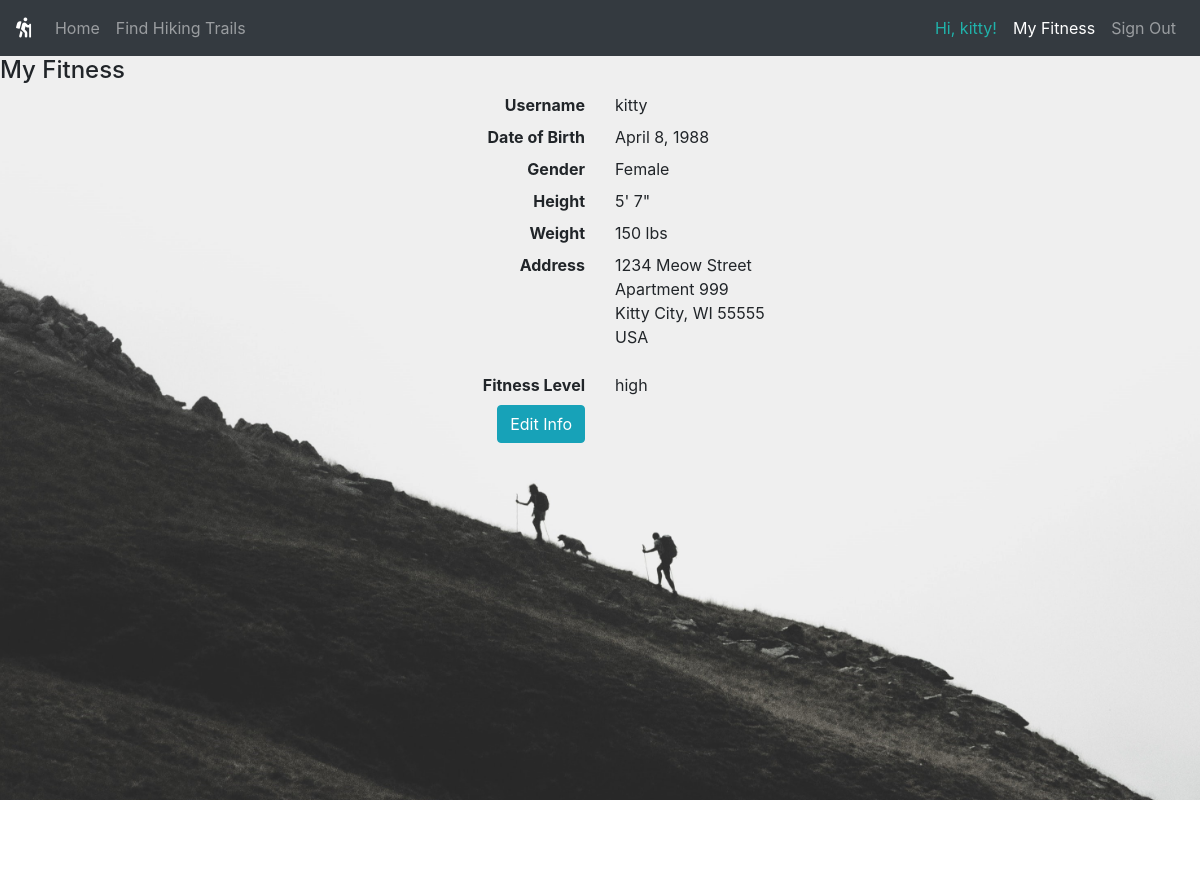
/display_info (signed in), run on the app's committed database.
### database_structures.py (models this page shows, shortened)
class User(UserMixin, db.Model):
    id = db.Column(db.Integer, primary_key=True)
    username = db.Column(db.String(64), index=True, unique=True)
    date_of_birth = db.Column(db.Date)
    gender = db.Column(db.String(1))
    height = db.Column(db.Integer)
    weight = db.Column(db.Integer)
    address = db.Column(db.String(64))
    address2 = db.Column(db.String(64))
    city = db.Column(db.String(32))
    state = db.Column(db.String(32))
    zip_code = db.Column(db.String(16))
    country = db.Column(db.String(32))
    fitness_level = db.Column(db.Integer)
    password_hash = db.Column(db.String(128))

### app.py (the view)
@app.route('/display_info', methods=["GET"])
def display_info():
    logged_in = False
    if request.method == 'GET':             # render the user's info on the My Fitness page
        if current_user.is_authenticated:
            logged_in = True
            curr_user = db.session.query(User).filter_by(username=current_user.username).first()
            if curr_user.date_of_birth is not None:
                year = curr_user.date_of_birth.year
                month = calendar.month_name[curr_user.date_of_birth.month]
                day = curr_user.date_of_birth.day
            else:
                year = ""
                month = ""
                day = ""
            if curr_user.gender == "m":
                gender = "Male"
            elif curr_user.gender == "f":
                gender = "Female"
            else:
                gender = ""
            if curr_user.height is not None:
                total_inches = curr_user.height
                feet = total_inches // 12
                inches = total_inches % 12
                height = str(feet) + "\' " + str(inches) + "\""
            else:
                height = ""
            if curr_user.weight is not None:
                weight = str(curr_user.weight)
            else:
                weight = ""
            if curr_user.address is not None:
                address = curr_user.address
            else:
                address = ""
            if curr_user.address2 is not None:
                address2 = curr_user.address2
            else:
                address2 = ""
            if curr_user.city is not None:
                city = curr_user.city
            else:
                city = ""
            if curr_user.state is not None:
                state = curr_user.state
            else:
                state = ""
            if curr_user.zip_code is not None:
                zip_code = curr_user.zip_code
            else:
                zip_code = ""
            if curr_user.country is not None:
                country = curr_user.country
            else:
                country = ""
            level = curr_user.fitness_level
            user_fitness = ""
            if level == 1:
                user_fitness = "low"
            elif level == 2:
                user_fitness = "medium"
            elif level == 3:
                user_fitness = "high"
            elif level == 4:
                user_fitness = "very high"
            return render_template('display_info.html', title="My Fitness", active={'my_fitness': True},
                                   username=curr_user.username, month=month, day=day, year=year, gender=gender,
                                   height=height, weight=weight, address=address, address2=address2, city=city,
                                   state=state, zip=zip_code, country=country, user_fitness=user_fitness,
                                   logged_in=logged_in)
        return render_template('display_info.html', title="My Fitness", active={'my_fitness': True},
                               logged_in=logged_in)

### app.py (called while the page is built)
@login.user_loader
def load_user(id):
    return User.query.get(int(id))

### templates/display_info.html (shortened to what this page needs)
{% extends "layout.html" %}
{% block content %}
<div class="background">
{% if logged_in %}
  <h4>My Fitness</h4>
  <dl class="row">
    <dd class="col-sm-4"></dd>
    <dt class="col-sm-2">Username</dt>
    <dd class="col-sm-2">{{username}}</dd>
    <dd class="col-sm-4"></dd>
    <dd class="col-sm-4"></dd>
    <dt class="col-sm-2">Date of Birth</dt>
    {% if month %}
    <dd class="col-sm-2">{{month}} {{day}}, {{year}}</dd>
    {% else %}
    <dd class="col-sm-2"></dd>
    {% endif %}
    <dd class="col-sm-4"></dd>
    <dd class="col-sm-4"></dd>
    <dt class="col-sm-2">Gender</dt>
    <dd class="col-sm-2">{{gender}}</dd>
    <dd class="col-sm-4"></dd>
    <dd class="col-sm-4"></dd>
    <dt class="col-sm-2">Height</dt>
    <dd class="col-sm-2">{{height}}</dd>
    <dd class="col-sm-4"></dd>
    <dd class="col-sm-4"></dd>
    <dt class="col-sm-2">Weight</dt>
    {% if weight %}
    <dd class="col-sm-2">{{weight}} lbs</dd>
    {% else %}
    <dd class="col-sm-2"></dd>
    {% endif %}
    <dd class="col-sm-4"></dd>
    <dd class="col-sm-4"></dd>
    <dt class="col-sm-2">Address</dt>
    <dd class="col-sm-2">
      <p>{{address}}<br>
        {% if address2 %}
        {{address2}}<br>
        {% endif %}
        {% if city %}
        {{city}}, {{state}} {{zip}}<br>
        {% endif %}
        {{country}}
      </p>
    </dd>
    <dd class="col-sm-4"></dd>
    <dd class="col-sm-4"></dd>
    <dt class="col-sm-2">Fitness Level</dt>
    <dd class="col-sm-2" data-toggle="tooltip" data-placement="right" title="Fitness level is based on the average number of hours per week you are physically active, in order to get a base level. This level is then adjusted based on your intensity when hiking and the average length of each hike.">{{user_fitness}}</dd>
    <dd class="col-sm-4"></dd>
    <dd class="col-sm-6">
      <button type="submit" onclick="window.location='/edit_info'" class="btn btn-info" data-toggle="tooltip" data-placement="right" title="Edit your info to get trails personalized based on your location and physical fitness level.">Edit Info</button>
    </dd>
    <dd class="col-sm-6"></dd>
  </dl>
  </div>
{% endif %}
{% endblock content %}

### templates/layout.html (shortened to what this page needs)
<!DOCTYPE html>
<html lang="en">
<head>
  <link rel="stylesheet" href="https://stackpath.bootstrapcdn.com/bootstrap/4.5.2/css/bootstrap.min.css">
	<link rel="stylesheet" href="https://use.fontawesome.com/releases/v5.3.1/css/all.css">
  <link rel="stylesheet" href="{{ url_for('static', filename='css/styles.css') }}">
</head>
<body>
  <div class="nav-container">
  <nav class="navbar navbar-expand-lg navbar-dark bg-dark">
    <a class="navbar-brand" href="/"><i class="fas fa-hiking"></i></a>
    <div class="collapse navbar-collapse" id="navbarToggler">
      <ul class="navbar-nav mr-auto">
        <li class="nav-item">
          <a class="nav-link {% if active.index %}active{% endif %}" href="/">Home</i></a>
        </li>
        <li class="nav-item">
          <a class="nav-link {% if active.find_trails %}active{% endif %}" href="/find_trails">Find Hiking Trails</a>
        </li>
      </ul>
      <ul class="navbar-nav ml-auto">
        {% if current_user.is_anonymous %}
        {% else %}
        <li class="nav-item">
          <span class="nav-link" style="color: lightseagreen;">Hi, {{ current_user.username }}!</span>
        </li>
        {% endif %}
        {% if current_user.is_anonymous %}
        <li class="nav-item">
          <a class="nav-link {% if active.my_fitness %}active{% endif %}" href="/fitness_values">My Fitness</a>
        </li>
        {% else %}
        <li class="nav-item">
          <a class="nav-link {% if active.my_fitness %}active{% endif %}" href="/display_info">My Fitness</a>
        </li>
        {% endif %}
        <li class="nav-item">
          {% if current_user.is_anonymous %}
          <a class="nav-link {% if active.signin %}active{% endif %}" href="/signin">Sign In</a>
          {% else %}
          <a class="nav-link {% if active.signin %}active{% endif %}" href="{{ url_for('signout') }}">Sign Out</a>
          {% endif %}
        </li>
      </ul>
    </div>
  </nav>
  </div>
    {% block content %}{% endblock %}
</body>
</html>

### templates/display_info.html (style rules this page uses)
html, body { height: 100%; width: 100%; margin: 0px; padding: 0px; overflow-x: hidden; }
.background { background-image: url("../static/img/fabrizio-conti-xPFhK0MGsyw-unsplash.jpg"); height: 100%; background-position: center; background-repeat: no-repeat; background-size: cover; }
dt { text-align: right; }
dd button { float: right; white-space: nowrap; }

### data on the page
User: username "kitty", address "1234 Meow Street", address2 "Apartment 999", city "Kitty City", state "WI", zip_code "55555", country "USA"

### other printed values
{{ month }} "April"
{{ day }} "8"
{{ year }} "1988"
{{ gender }} "Female"
{{ height }} "5' 7\""
{{ weight }} "150"
{{ user_fitness }} "high"
